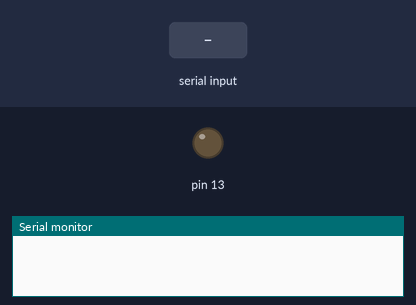
Simulated run of this sketch. Board: Arduino Leonardo, built with avr-gcc and run on an emulated ATmega32U4. Shown: output pins drawn as LEDs (lit = HIGH), the last lines printed to the serial monitor. The inputs (shaded band) are chosen by the test bench.

Above: at 1.2 s.
1.3 s: "c" received over Serial
At 1.6 s:
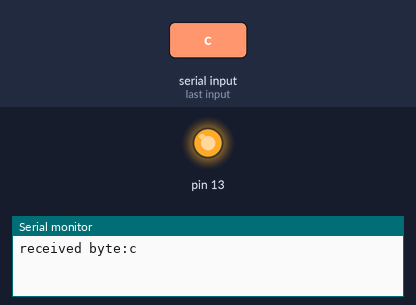
2.8 s: "1" received over Serial
At 4.0 s:
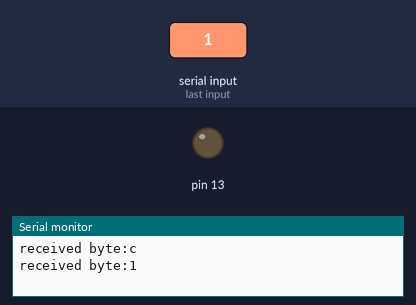
Timing chart, 0 to 5.8 s (numbered marks = the images above; inputs shaded):
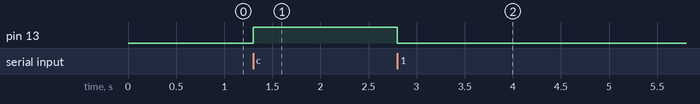

Measured:
- after the input at 1.3 s, pin 13: LOW → HIGH at once
- after the input at 2.8 s, pin 13: HIGH → LOW at once

The sketch:

SimpleSerial.ino
```cpp
void setup()
{
  // start serial port at 9600 bps and wait for port to open:
  Serial.begin(9600);
  pinMode(13,OUTPUT);

  while (!Serial) {
    ; // wait for serial port to connect. Needed for Leonardo only
  }
}

void loop()
{
  // if we get a valid byte, read analog ins:

  if (Serial.available() > 0) {

    // get incoming byte:
    byte inByte = Serial.read();

    Serial.print("received byte:");
    Serial.println((char)inByte);

    char received = (char)inByte;

    if ( received == 'c')
    {
      digitalWrite(13,HIGH);
    }
    else
    {
      digitalWrite(13,LOW);
    }

   }
}
```
